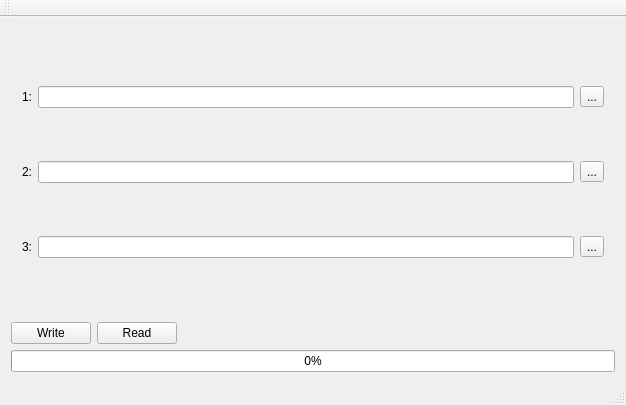
<?xml version="1.0" encoding="UTF-8"?>
<ui version="4.0">
 <class>AppXmlRWTest</class>
 <widget class="QMainWindow" name="AppXmlRWTest">
  <property name="geometry">
   <rect>
    <x>0</x>
    <y>0</y>
    <width>626</width>
    <height>405</height>
   </rect>
  </property>
  <property name="windowTitle">
   <string>AppXmlRWTest</string>
  </property>
  <widget class="QWidget" name="centralWidget">
   <layout class="QGridLayout" name="gridLayout_2">
    <item row="0" column="0" colspan="3">
     <widget class="QWidget" name="widget" native="true">
      <layout class="QGridLayout" name="gridLayout">
       <item row="0" column="1">
        <widget class="QLineEdit" name="lineEdit"/>
       </item>
       <item row="1" column="1">
        <widget class="QLineEdit" name="lineEdit_2"/>
       </item>
       <item row="0" column="0">
        <widget class="QLabel" name="label">
         <property name="text">
          <string>1:</string>
         </property>
        </widget>
       </item>
       <item row="2" column="0">
        <widget class="QLabel" name="label_3">
         <property name="text">
          <string>3:</string>
         </property>
        </widget>
       </item>
       <item row="1" column="0">
        <widget class="QLabel" name="label_2">
         <property name="text">
          <string>2:</string>
         </property>
        </widget>
       </item>
       <item row="2" column="1">
        <widget class="QLineEdit" name="lineEdit_3"/>
       </item>
       <item row="0" column="2">
        <widget class="QToolButton" name="toolButton">
         <property name="text">
          <string>...</string>
         </property>
        </widget>
       </item>
       <item row="1" column="2">
        <widget class="QToolButton" name="toolButton_2">
         <property name="text">
          <string>...</string>
         </property>
        </widget>
       </item>
       <item row="2" column="2">
        <widget class="QToolButton" name="toolButton_3">
         <property name="text">
          <string>...</string>
         </property>
        </widget>
       </item>
      </layout>
     </widget>
    </item>
    <item row="1" column="1">
     <widget class="QPushButton" name="pushButton_2">
      <property name="text">
       <string>Read</string>
      </property>
     </widget>
    </item>
    <item row="1" column="0">
     <widget class="QPushButton" name="pushButton">
      <property name="text">
       <string>Write</string>
      </property>
     </widget>
    </item>
    <item row="1" column="2">
     <spacer name="horizontalSpacer">
      <property name="orientation">
       <enum>Qt::Horizontal</enum>
      </property>
      <property name="sizeHint" stdset="0">
       <size>
        <width>355</width>
        <height>20</height>
       </size>
      </property>
     </spacer>
    </item>
    <item row="2" column="0" colspan="3">
     <widget class="QProgressBar" name="progressBar">
      <property name="value">
       <number>0</number>
      </property>
     </widget>
    </item>
   </layout>
  </widget>
  <widget class="QMenuBar" name="menuBar">
   <property name="geometry">
    <rect>
     <x>0</x>
     <y>0</y>
     <width>626</width>
     <height>30</height>
    </rect>
   </property>
  </widget>
  <widget class="QToolBar" name="mainToolBar">
   <attribute name="toolBarArea">
    <enum>TopToolBarArea</enum>
   </attribute>
   <attribute name="toolBarBreak">
    <bool>false</bool>
   </attribute>
  </widget>
  <widget class="QStatusBar" name="statusBar"/>
 </widget>
 <layoutdefault spacing="6" margin="11"/>
 <resources/>
 <connections/>
</ui>
